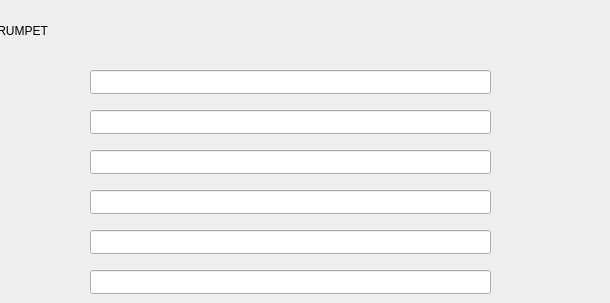
        <widget class="QWidget" name="page_14">
         <widget class="QLineEdit" name="trumpetCount_lineEdit_4">
          <property name="geometry">
           <rect>
            <x>90</x>
            <y>110</y>
            <width>401</width>
            <height>24</height>
           </rect>
          </property>
         </widget>
         <widget class="QLineEdit" name="trumpetPrice_lineEdit_4">
          <property name="geometry">
           <rect>
            <x>90</x>
            <y>150</y>
            <width>401</width>
            <height>24</height>
           </rect>
          </property>
         </widget>
         <widget class="QLineEdit" name="trumpetModel_lineEdit_4">
          <property name="geometry">
           <rect>
            <x>90</x>
            <y>70</y>
            <width>401</width>
            <height>24</height>
           </rect>
          </property>
         </widget>
         <widget class="QLineEdit" name="trumpetType_lineEdit_4">
          <property name="geometry">
           <rect>
            <x>90</x>
            <y>190</y>
            <width>401</width>
            <height>24</height>
           </rect>
          </property>
         </widget>
         <widget class="QLabel" name="trumpetName_label_4">
          <property name="geometry">
           <rect>
            <x>-10</x>
            <y>0</y>
            <width>601</width>
            <height>61</height>
           </rect>
          </property>
          <property name="text">
           <string>TRUMPET</string>
          </property>
         </widget>
         <widget class="QLineEdit" name="trumpetBuild_lineEdit_4">
          <property name="geometry">
           <rect>
            <x>90</x>
            <y>230</y>
            <width>401</width>
            <height>24</height>
           </rect>
          </property>
         </widget>
         <widget class="QLineEdit" name="trumpetMaterial_lineEdit_4">
          <property name="geometry">
           <rect>
            <x>90</x>
            <y>270</y>
            <width>401</width>
            <height>24</height>
           </rect>
          </property>
         </widget>
        </widget>
